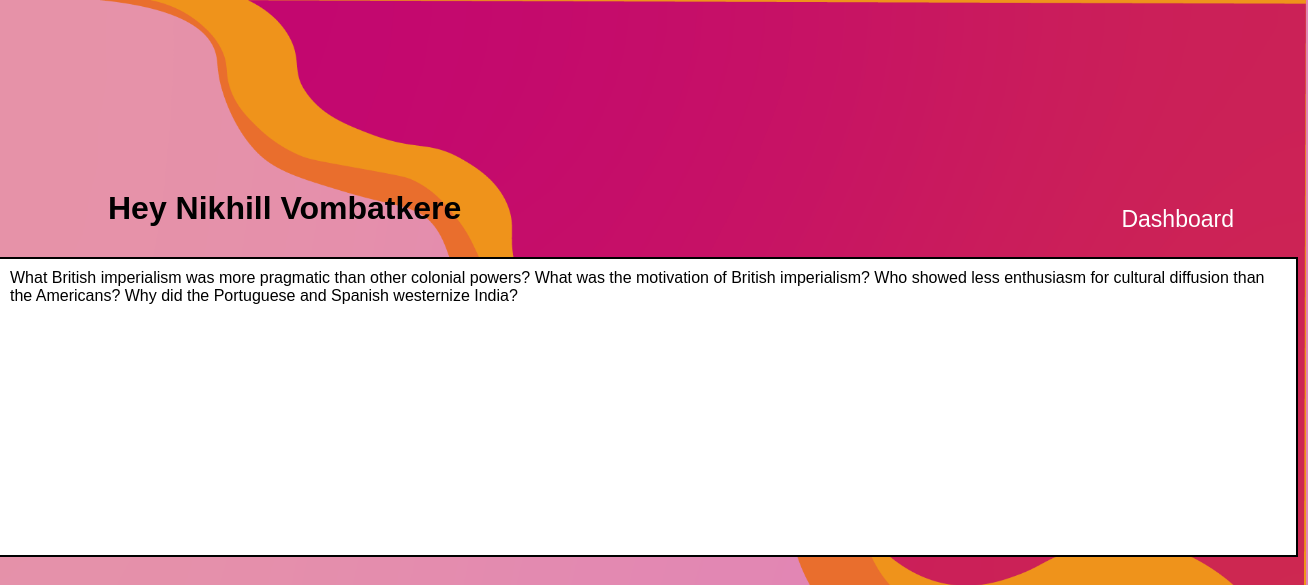
The app's page /display (signed in) with its own data.
### tables this page shows
CREATE TABLE user(Email TEXT, Name TEXT, Password TEXT);

CREATE TABLE summary_tbl(Email TEXT, Summary TEXT);

### fl.py (the view)
@app.route('/display', methods=['GET', 'POST'])
def disp():
    if g.user != None:
        summ = getq(g.user[0])[0]
        return render_template("display.html", name=getname(g.user),  text=summ)
    return redirect('/')

### fl.py (called while the page is built)
@app.before_request
def security():
    g.user = None
    for i in session:
        print(session[i])
    if 'user_email' in session:
        emails = getemail()
        try:
            useremail = [email for email in emails if email[0] == session['user_email']][0]
            g.user = useremail
        except Exception as e:
            print("failed")

### models/summ.py (called while the page is built)
def getq(user_email : str):
    conn = sqlite3.connect("app.db")
    cur = conn.cursor()
    sql = f"SELECT Summary FROM summary_tbl WHERE Email='{user_email}' "
    cur.execute(sql)
    fsummary = cur.fetchall()[-1]
    return fsummary

### models/users.py (called while the page is built)
def getemail():
    conn = sqlite3.connect("app.db")
    cur = conn.cursor()
    sql = 'SELECT Email FROM user'
    cur.execute(sql)
    emails = cur.fetchall()
    return emails

def getname(email: tuple):
    email = email[0]
    conn = sqlite3.connect("app.db")
    cur = conn.cursor()
    sql = f"SELECT Name FROM user WHERE Email='{email}'"
    cur.execute(sql)
    result = cur.fetchall()
    return result[0][0]

### templates/display.html (shortened to what this page needs)
<!DOCTYPE html>
<html>
<head>
</head>
<body>
    <header>
    <div class="main">
        <ul>
          <li><a href="/dashboard">Dashboard</a></li>
        </ul>
      </div>
    </header>
<div class="row">
  <div class="column">
    <div class="text">
      <h1>Hey {{name}}</h1>
      </div>
      <div class="container">
          {{text}}
      </div>
  </div>
</div>
</body>
</html>

### templates/display.html (style rules this page uses)
body { background: url(../static/images/display_page2.png); background-repeat: no-repeat; background-size: cover; font-family: sans-serif; font-weight: 400; }
ul { float:right; list-style-type:none; }
ul li { display: inline-block; margin: 0; font-size: 23px; }
ul li a { text-decoration: none; color: white; padding: 5px 20px; border: none; border-radius: 20px; margin-top: 0; }
.main { max-width: 1200px; margin: auto; }
.text { margin:190px 0px; margin-left: 100px; margin-right: 0px; }
.column { width: 50%; }
.row::after { content: ""; clear: both; display: table; }
.container { position: relative; width: 1300px; height: 300px; border: 2px solid #000000; margin: -160px 0 ; margin-left: -10px; padding: 10px; box-sizing: border-box; background:white; }

### records on screen
user: Name "Nikhill Vombatkere"
summary_tbl: Summary "What British imperialism was more pragmatic than other colonial powers? What was the motivation of British imperialism? Who showed less enthusiasm for cultural diffusion than the Americans? Why did the Portuguese and Spanish westernize India?"
